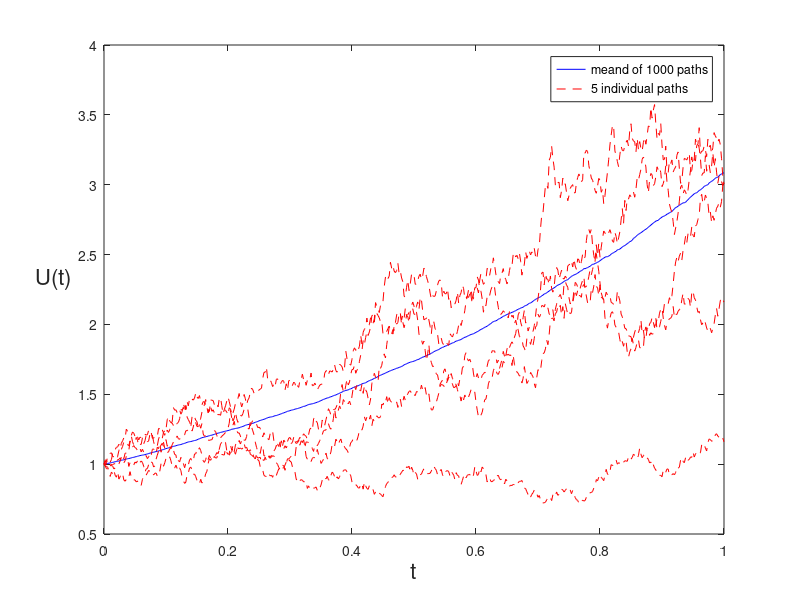

This figure's MATLAB source:
% Function along a Brownian path

randn('state', 100)

T = 1; N = 500; dt = T/N; t = [dt:dt:1]; % t is the time

M = 1000; % we generate 1000 paths

dW = sqrt(dt) * randn(M,N); % generate a dW of size M rows and N columns

W = cumsum(dW,2); % 

U = exp(repmat(t,[M 1]) + 0.5*W);

Umean = mean(U);

plot([0,t],[1,Umean],'b-'), hold on
plot([0,t],[ones(5,1),U(1:5,:)],'r--'),hold off

xlabel('t','FontSize',16)
ylabel('U(t)','FontSize',16,'Rotation',0,'HorizontalAlignment','right')
legend('meand of 1000 paths', '5 individual paths')